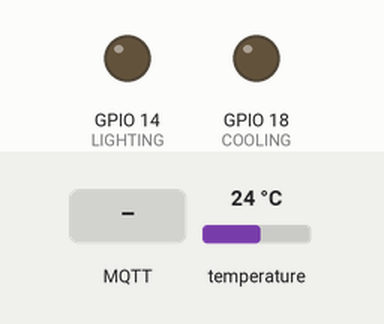
A sketch run on a simulated ESP32. Shown: output pins drawn as LEDs (lit = HIGH). Inputs (shaded band) come from the test bench; at power-on: temperature 24 °C. WiFi joins after 1.5 s; servers stay silent unless stated; network time is answered at once with the bench clock; the local clock reads 2024-03-15 10:24:30 at power-on unless the sketch sets it; no MQTT or app messages arrive unless stated; what the sketch prints to the serial monitor is not drawn.

Above: at 2.7 s.
2.8 s: MQTT message "Ligar lampadas" arrives on the first subscribed topic
At 4.0 s:
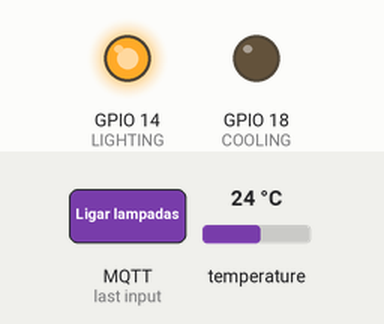
5.1 s: temperature set to 26.6 °C
7.9 s: temperature set to 27.7 °C
At 9.8 s:
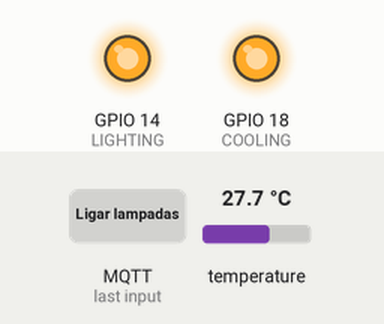
10.2 s: MQTT message "Desligar lampadas" arrives on the first subscribed topic
At 11.9 s:
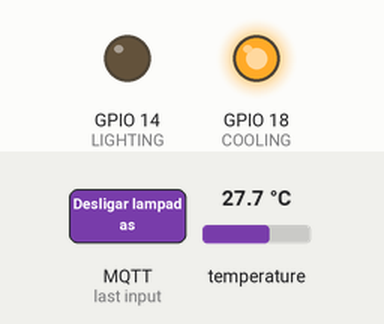
13.0 s: temperature set to 20.9 °C
15.9 s: temperature set to 19.5 °C
At 17.2 s:
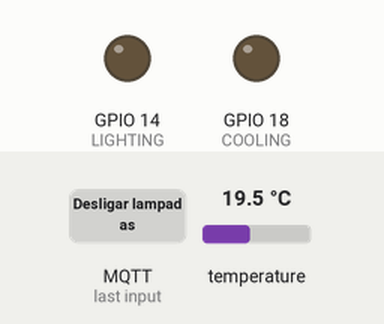
Timing chart, 0 to 18.9 s (numbered marks = the images above; inputs shaded):
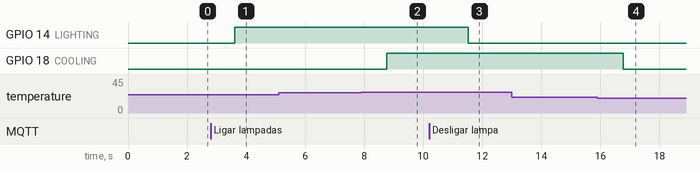

Measured:
- the behaviour switches between 26.9 and 27 °C on temperature (found by bisection; images 1 and 2)
- the behaviour switches between 20.1 and 20 °C on temperature (found by bisection; images 3 and 4)
- after the input at 2.8 s, GPIO 14 (LIGHTING): LOW → HIGH after 0.81 s
- after the input at 5.1 s, every drawn part: stays the same
- after the input at 7.9 s, GPIO 18 (COOLING): LOW → HIGH after 0.87 s
- after the input at 10.2 s, GPIO 14 (LIGHTING): HIGH → LOW after 1.3 s
- after the input at 13.0 s, every drawn part: stays the same
- after the input at 15.9 s, GPIO 18 (COOLING): HIGH → LOW after 0.87 s

The sketch:

main.ino
```cpp
#include <PubSubClient.h>
#include <WiFi.h>
#include <WiFiUdp.h>
#include <NTPClient.h>

#include <OneWire.h>
#include <DallasTemperature.h>


#define LIGHTING 14 // GPIO que está ligado o relé da iluminacao
#define COOLING 18 // GPIO que está ligado o relé da refrigeracao

/* Configura os tópicos do MQTT */
#define TOPIC_SUBSCRIBE_LIGHTING       "topic_on_off_lights"
#define TOPIC_SUBSCRIBE_COOLING        "topic_on_off_cooling"
#define TOPIC_SUBSCRIBE_TIME_LIGHT     "topic_set_time_lighting"
#define TOPIC_SUBSCRIBE_TIME_COOL      "topic_set_time_cooling"
#define TOPIC_PUBLISH_TEMPERATURE "topic_sensor_temperature"

#define PUBLISH_DELAY 2000   // Atraso da publicação (2 segundos)

#define ID_MQTT "esp32_mqtt" // id mqtt (para identificação de sessão)

const char *SSID = "Wokwi-GUEST"; // SSID / nome da rede WI-FI que deseja se conectar
const char *PASSWORD = "";        // Senha da rede WI-FI que deseja se conectar

// URL do broker MQTT que se deseja utilizar
const char* MQTT_SERVER = "test.mosquitto.org";

int BROKER_PORT = 1883; // Porta do Broker MQTT

unsigned long publishUpdate;

// GPIO do sansor de temperatura
const int oneWireBus = 12;
OneWire oneWire(oneWireBus);
DallasTemperature sensors(&oneWire);

static char strTemperature[10] = {0};
int uppLimitTemp= 27;
int infLimitTemp = 20;
int onLimitHourCool = 20;
int onLimitMinuteCool = 0;
int onLimitHourLight = 17;
int onLimitMinuteLight = 30;
int offLimitHourCool = 5;
int offLimitMinuteCool = 0;
int offLimitHourLight = 21;
int offLimitMinuteLight = 30;
float currentTemperature;
int pinState;
int currentHour;
int currentMinutes;
int currentSeconds;
int manuallyTurnOn = 0;
int manuallyTurnOff = 0;

// Configurações do Servidor NTP
const char* servidorNTP = "a.st1.ntp.br"; // Servidor NTP para pesquisar a hora

const int fusoHorario = -10800; // Fuso horário em segundos (-03h = -10800 seg)
const int taxaDeAtualizacao = 1800000; // Taxa de atualização do servidor NTP em milisegundos

WiFiUDP ntpUDP; // Declaração do Protocolo UDP
NTPClient timeClient(ntpUDP, servidorNTP, fusoHorario, 60000);

// Variáveis e objetos globais
WiFiClient espClient;         // Cria o objeto espClient
PubSubClient MQTT(espClient); // Instancia o Cliente MQTT passando o objeto espClient

/* Prototypes */
float getTemperature(void);
int getTime(void);

void initWiFi(void);
void initMQTT(void);
void callbackMQTT(char *topic, byte *payload, unsigned int length);
void reconnectMQTT(void);
void reconnectWiFi(void);
void checkWiFIAndMQTT(void);

/* Faz a leitura da temperatura (sensor DHT22)
   Retorno: temperatura (graus Celsius) */
float getTemperature(void)
{
  sensors.requestTemperatures();
  float temperatureC = sensors.getTempCByIndex(0);

  return temperatureC;
}


void setCooling(void){
  currentTemperature = getTemperature();
  pinState = digitalRead(COOLING);
  timeClient.update();
  currentHour = timeClient.getHours();
  currentMinutes = timeClient.getMinutes();
  currentSeconds = timeClient.getSeconds();
  if (((currentTemperature >= uppLimitTemp) && pinState == LOW && manuallyTurnOff == 0) || ((currentHour == onLimitHourCool && currentMinutes == onLimitMinuteCool && currentSeconds < 20) && pinState == LOW)){
    digitalWrite(COOLING,HIGH);
  }

  if ((currentTemperature <= infLimitTemp && pinState == HIGH && manuallyTurnOn == 0) || ((currentHour == offLimitHourCool && currentMinutes == offLimitMinuteCool && currentSeconds < 20) && pinState == HIGH)){
    digitalWrite(COOLING,LOW);
  }

  if (uppLimitTemp - currentTemperature > 2 && manuallyTurnOff == 1){
    manuallyTurnOff = 0;
  }

  if (currentTemperature - infLimitTemp > 2 && manuallyTurnOn == 1){
    manuallyTurnOn = 0;
  }

}

void setLighting(void){
  pinState = digitalRead(LIGHTING);
  timeClient.update();
  currentHour = timeClient.getHours();
  currentMinutes = timeClient.getMinutes();
  currentSeconds = timeClient.getSeconds();
  if ((currentHour == onLimitHourLight && currentMinutes == onLimitMinuteLight && currentSeconds < 20) && pinState == LOW){
    digitalWrite(LIGHTING, HIGH);
  }

  if ((currentHour == offLimitHourLight && currentMinutes == offLimitMinuteLight && currentSeconds < 20) && pinState == HIGH){
    digitalWrite(LIGHTING, LOW);
  }

}

/* Inicializa e conecta-se na rede WI-FI desejada */
void initWiFi(void)
{
  delay(10);
  Serial.println("------Conexao WI-FI------");
  Serial.print("Conectando-se na rede: ");
  Serial.println(SSID);
  Serial.println("Aguarde");

  reconnectWiFi();
}

/* Inicializa os parâmetros de conexão MQTT(endereço do broker, porta e seta
  função de callback) */
void initMQTT(void)
{
  MQTT.setServer(MQTT_SERVER, BROKER_PORT); // Informa qual broker e porta deve ser conectado
  MQTT.setCallback(callbackMQTT);           // Atribui função de callback (função chamada quando qualquer informação de um dos tópicos subescritos chega)
}

/* Função de callback  esta função é chamada toda vez que uma informação
   de um dos tópicos subescritos chega */
void callbackMQTT(char *topic, byte *payload, unsigned int length)
{
  String msg;

  // Obtem a string do payload recebido
  for (int i = 0; i < length; i++) {
    char c = (char)payload[i];
    msg += c;
  }

  Serial.printf("Chegou a seguinte string via MQTT: %s do topico: %s\n", msg, topic);

  /* Toma ação dependendo da string recebida */
  if (msg.equals("Ligar ar condicionado")) {
    digitalWrite(COOLING, HIGH);
    Serial.print("Ar condicionado ligado por comando MQTT");
    manuallyTurnOn = 1;
  }

  if (msg.equals("Desligar ar condicionado")) {
    digitalWrite(COOLING, LOW);
    Serial.print("Ar condicionado desligado por comando MQTT");
    manuallyTurnOff = 1;
  }

  if (msg.equals("Ligar lampadas")) {
    digitalWrite(LIGHTING, HIGH);
    Serial.print("Lampadas ligadas por comando MQTT");
  }

  if (msg.equals("Desligar lampadas")) {
    digitalWrite(LIGHTING, LOW);
    Serial.print("Lampadas desligadas por comando MQTT");
  }


}

/* Reconecta-se ao broker MQTT (caso ainda não esteja conectado ou em caso de a conexão cair)
   em caso de sucesso na conexão ou reconexão, o subscribe dos tópicos é refeito. */
void reconnectMQTT(void)
{
  while (!MQTT.connected()) {
    Serial.print("* Tentando se conectar ao Broker MQTT: ");
    Serial.println(MQTT_SERVER);
    if (MQTT.connect(ID_MQTT)) {
      Serial.println("Conectado com sucesso ao broker MQTT!");
      MQTT.subscribe(TOPIC_SUBSCRIBE_LIGHTING);
      MQTT.subscribe(TOPIC_SUBSCRIBE_COOLING);
      MQTT.subscribe(TOPIC_SUBSCRIBE_TIME_LIGHT);
      MQTT.subscribe(TOPIC_SUBSCRIBE_TIME_COOL);
    } else {
      Serial.println("Falha ao reconectar no broker.");
      Serial.println("Nova tentativa de conexao em 2 segundos.");
      delay(2000);
    }
  }
}

/* Verifica o estado das conexões WiFI e ao broker MQTT.
  Em caso de desconexão (qualquer uma das duas), a conexão é refeita. */
void checkWiFIAndMQTT(void)
{
  if (!MQTT.connected())
    reconnectMQTT(); // se não há conexão com o Broker, a conexão é refeita

  reconnectWiFi(); // se não há conexão com o WiFI, a conexão é refeita
}

void reconnectWiFi(void)
{
  // se já está conectado a rede WI-FI, nada é feito.
  // Caso contrário, são efetuadas tentativas de conexão
  if (WiFi.status() == WL_CONNECTED)
    return;

  WiFi.begin(SSID, PASSWORD); // Conecta na rede WI-FI

  while (WiFi.status() != WL_CONNECTED) {
    delay(100);
    Serial.print(".");
  }

  Serial.println();
  Serial.print("Conectado com sucesso na rede ");
  Serial.print(SSID);
  Serial.println("IP obtido: ");
  Serial.println(WiFi.localIP());
}

void setup()
{
  Serial.begin(115200);

  pinMode(LIGHTING, OUTPUT);
  digitalWrite(LIGHTING, LOW);
  pinMode(COOLING, OUTPUT);
  digitalWrite(COOLING, LOW);

  // Inicializacao do sensor de temperatura
  sensors.begin();

  // Inicializa a conexao Wi-Fi
  initWiFi();

  // Inicializa a conexao ao broker MQTT
  initMQTT();

  timeClient.begin();
}

void loop()
{

  /* Repete o ciclo após 2 segundos */
  if ((millis() - publishUpdate) >= PUBLISH_DELAY) {
    publishUpdate = millis();
    // Verifica o funcionamento das conexões WiFi e ao broker MQTT
    checkWiFIAndMQTT();

    setCooling();
    setLighting();
    // Formata as strings a serem enviadas para o dashboard (campos texto)
    sprintf(strTemperature, "%.2fC", getTemperature());

    // Envia as strings ao dashboard MQTT
    MQTT.publish(TOPIC_PUBLISH_TEMPERATURE, strTemperature);

    // Keep-alive da comunicação com broker MQTT
    MQTT.loop();
  }
}
```
